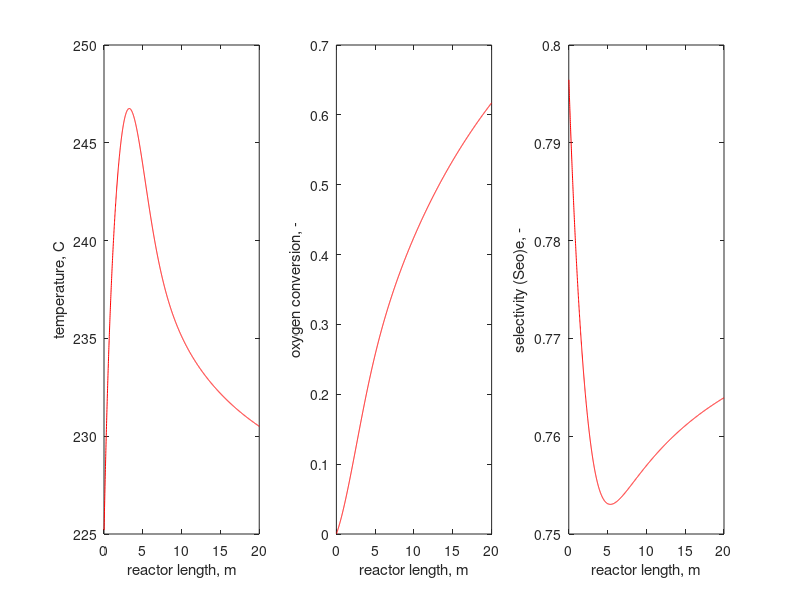

This chart was generated by the following MATLAB code:
 function []=eo_reactor1D
%==========================================================================
%2016 EO reactor, S.R.A. Kersten
%1D model
%assumptions: velocity is constant, no pressure drop
%==========================================================================
   



%the variables below can be changed in the simulations----
%--------------variables----------------------------------
u=1.3;      %m/s - superficial gas velocity == constant
L=30;       %m reactor length
Tin=225;    %C - inlet temperature
P=1e6;      %Pa - pressure == constant 
fo2=0.12;   %vol. fraction - vol. f. O2 in the feed
fe=1-fo2;   %vol. fraction - vol. f. E in the feed - the feed contains only O2 and E
dp=4e-3;    %m - diameter of the catalyst particles
dtube=2 ;   %inch - tube diameter, only 1, 2 and 30 inch can be selected
%----------------------------------------------------------

%--------------fixed paramters---------------------------
R=8.314;        %J/(mol.K) - gas constant
rho_cat=850;    %kg_cat/m3_reactor - density of the catalyst
Cpe=65;         %J/(mol.K) - Cp of ethylene
Me=28e-3;       %kg/mol - molar mass of ethylene
Meo=44e-3;      %kg/mol - molar mass of ethylene oxide
Hp=-2.11e5;     %J/mol O2 - enthalpy of Rp 
Hx=-4.42e5;     %J/mol O2 - enthaply of Rx
lG=0.04;        %W/(m.K) - conductivity of the reaction mixture
lC=0.22;        %W/(m.K) - conductivity of the used catalyst 
visc=1.5e-5;    %Pa.s - viscosity of the reaction mixture
eps=0.45;       %- - porosity (gas fraction) of the packed bed

%---------------------------------------------------------

%-------------------derived variables----------------------
Tin=Tin+273.2;  % changing Tin from C to K
Tc=Tin;         %K - coolant temp equals the inlet temp
C=P/(R*Tc);     %mol/m3 - molar concentration of the whole mixture == constant
CO2_0=fo2*C;    %mol/m3 - O2 con at z=0
CE_0=fe*C;      %mol/m3 - E con at z=0
%----tube diamater
if dtube == 1
    dt = 24.3e-3; %m - inner tube diameter in m
   
end
if dtube == 2
    dt = 49.3e-3;
   
end
if dtube == 3
    dt = 73.7e-2; 
    
end
%-------------------------------------------------------------



%------------- calculation domain & initial conditions
Lspan=[0:0.01:L]; %axial points at which output is generated
init=[CO2_0 CE_0 Tin]'; %initial vector for solving the set of odes



%----------------heat transfer model----------------------------
%------------- -------------------------------------------------
%the overall heat transfer coefficient is determined at the inlet
%conditions
REp=C*Me*dp*u/visc; %- - particle Reynolds number

Nu = 3.5*REp^0.7*exp(-4.6*dp/dt);
UU = Nu*lG/dt


%---------------------------------------------------------------

%---------------calling the ode solver--------------------------
options=odeset('RelTol',1e-6,'AbsTol',1e-9,'NormControl','on');
[z,x]=ode45(@der_eo,Lspan,init,options);
%---------------------------------------------------------------

%------------output variables-----------------------------------
%-------Axial profiles
n=20/0.01+1;                        %number of points in axial out variables
cono2=(CO2_0-x(2:n,1))/CO2_0;       %conversion of 02 as function of the reactor length
cone=(CE_0-x(2:n,2))/CE_0;          %conversion of E as function of the reactor length
ceo=-0.4*cono2*CO2_0+1.2*cone*CE_0; %concentration EO as function of the reactor length
s=1./((cone*CE_0)./ceo);            %EO selectivity based on E as function of the reactor length
temp=x(2:n,3);                      %temp as function of the reactor length
Tmax=max(temp)-273.2


%-------------plots--------------------------------------------
figure(1)
subplot(1,3,1)
plot(z(2:n),temp-273.2,'r')
xlabel('reactor length, m');
ylabel('temperature, C');


subplot(1,3,2)
plot(z(2:n),cono2,'r')
xlabel('reactor length, m');
ylabel('oxygen conversion, -');


subplot(1,3,3)
plot(z(2:n),s,'r')
xlabel('reactor length, m');
ylabel('selectivity (Seo)e, -');

%---------------------------------------------------------------





%---------------------------------------------------------------


%------------------------defining the differential equations------
function der=der_eo(z,x);

%x(1) = CO2
%x(2)=  CE
%x(3) = T

der=zeros(3,1);
kp=35.2*exp(-7200/x(3)); %mole o2 per kg cat per sec;
kx=74.1e3*exp(-10800/x(3)); %mole o2 per kg cat per sec;
effp=1; %- - effectiveness factor Rp, 
effx=1; %- - effectiveness factor Rx, 


der(1)=-(effp*kp+effx*kx)*x(1)*rho_cat/u; %mol balance O2: u*dCo2/dz=(-effp*kp*co2-effx*kx*co2)*rho_cat
der(2)=-(2*effp*kp+(1/3)*effx*kx)*x(1)*rho_cat/u; %mol balance E: u*dCE/dz=(-2*effp*kp*co2-1/3*effx*kx*co2)*rho_cat
der(3)=(-kp*effp*x(1)*rho_cat*Hp-kx*effx*x(1)*rho_cat*Hx-4*UU/dt*(x(3)-Tc))/(u*C*Cpe);
%energy balance:
%(u*C*Cp)*dT/dz=(-effp*kp*co2*Hp-effx*kx*co2*Hx)*rho_cat-4*U/dt*(T-Tc)
end

end
